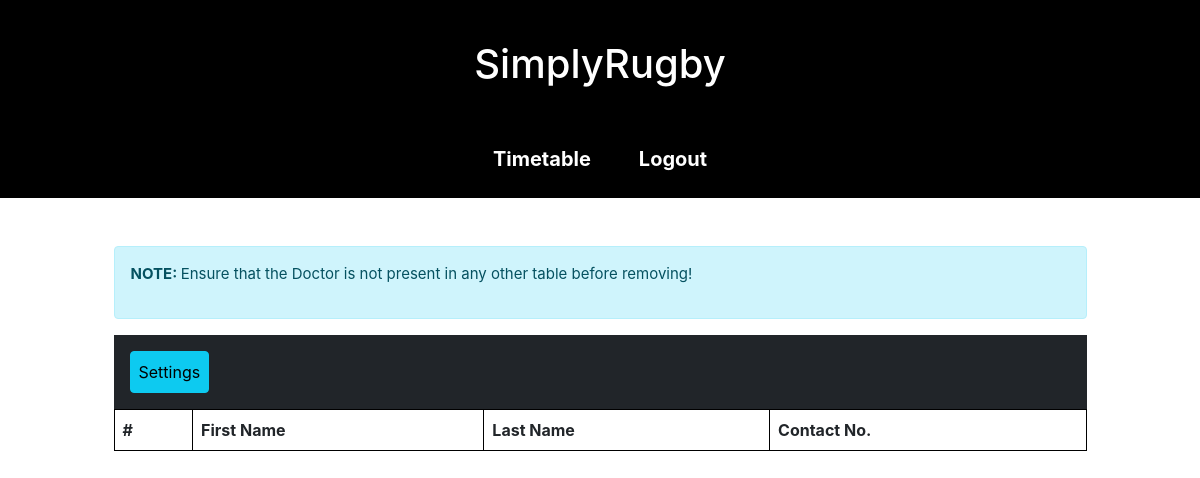
The app's page /doctor-list.php (signed in), older data.
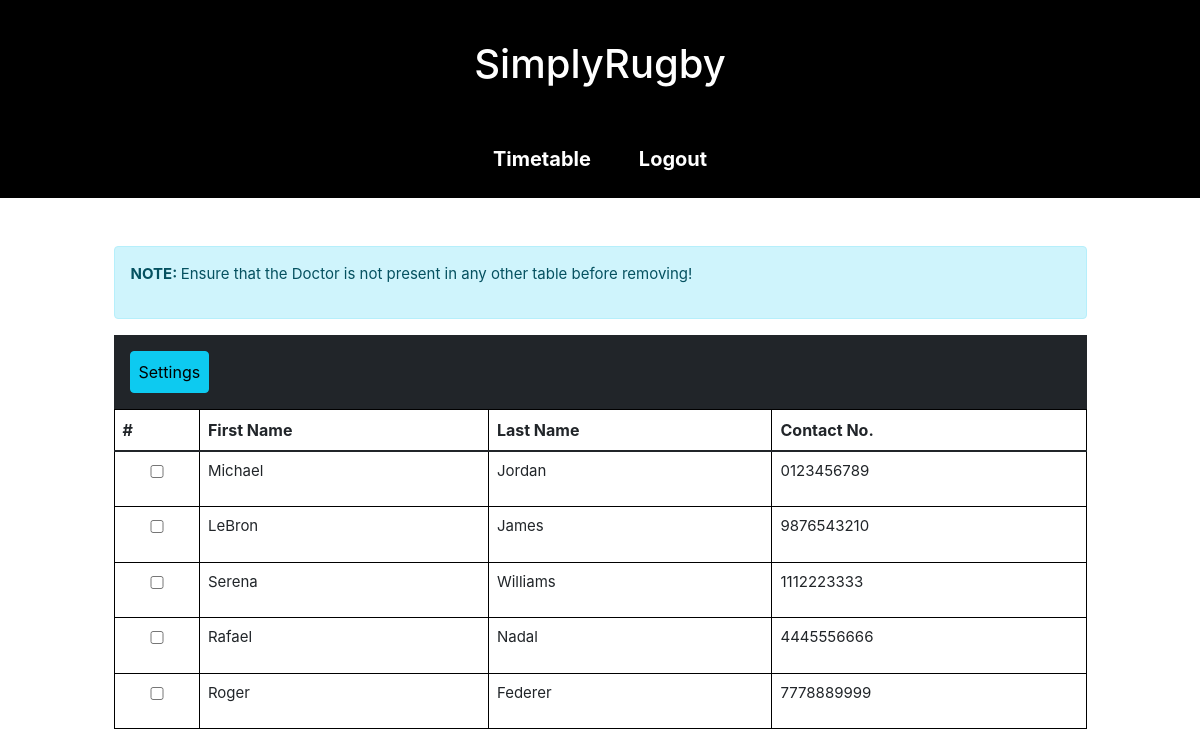
The same page, newer data.
### tables this page shows
CREATE TABLE doctors(
doctor_id INT PRIMARY KEY AUTO_INCREMENT NOT NULL,
doctor_first_name  varchar(32) NOT NULL,
doctor_last_name  varchar(32) NOT NULL,
doctor_contact_no  varchar(40) NOT NULL
);

### classes/doctor.php (called while the page is built, shortened)
<?php
class Doctor{
    public static function getAllDoctors(){
        $conn = Connection::connect();
        $stmt = $conn->prepare(SQL::$getAllDoctors);
        $stmt->execute();
        $doctors = $stmt->fetchAll();
        return $doctors;
    }
}

### classes/utils.php (called while the page is built, shortened)
<?php
class Utils {
  public static function escape($input) {
    return trim(htmlspecialchars($input));
  }
}

### components/doctor-card.php (the view)
<tr>
  <td data-th="#" ><input type="checkbox" name="check_list[]" class="cb" onchange="cbChange(this)" value="<?php echo $doctorId; ?>"></td>
  <td data-th="First Name" class="first-name-label"><p><?php echo $firstName; ?></p></td>
  <td data-th="Last Name" class="last-name-label" ><p><?php echo $lastName; ?></p></td>
  <td data-th="Contact No." class="contact-label"><p><?php echo $contactNumber; ?></p></td>
</tr>

### classes/components.php (shortened to what this page needs)
<?php
class Components {
  public static function pageHeader($pageTitle, $stylesheets, $scripts) {
    require("components/header.php");
  }
  public static function allDoctors($doctors){
    if (!empty($doctors)) {
      foreach ($doctors as $doctor) {
        $doctorId = Utils::escape($doctor["doctor_id"]);
        $firstName = Utils::escape($doctor["doctor_first_name"]);
        $lastName = Utils::escape($doctor["doctor_last_name"]);
        $contactNumber = Utils::escape($doctor["doctor_contact_no"]);
        require("components/doctor-card.php");
      }
  }
}
}

Row changes from the older to the newer data that the page shows:
added doctors: doctor_first_name "Michael", doctor_last_name "Jordan", doctor_contact_no "0123456789"
added doctors: doctor_first_name "LeBron", doctor_last_name "James", doctor_contact_no "9876543210"
added doctors: doctor_first_name "Serena", doctor_last_name "Williams", doctor_contact_no "1112223333"
added doctors: doctor_first_name "Rafael", doctor_last_name "Nadal", doctor_contact_no "4445556666"
added doctors: doctor_first_name "Roger", doctor_last_name "Federer", doctor_contact_no "7778889999"
